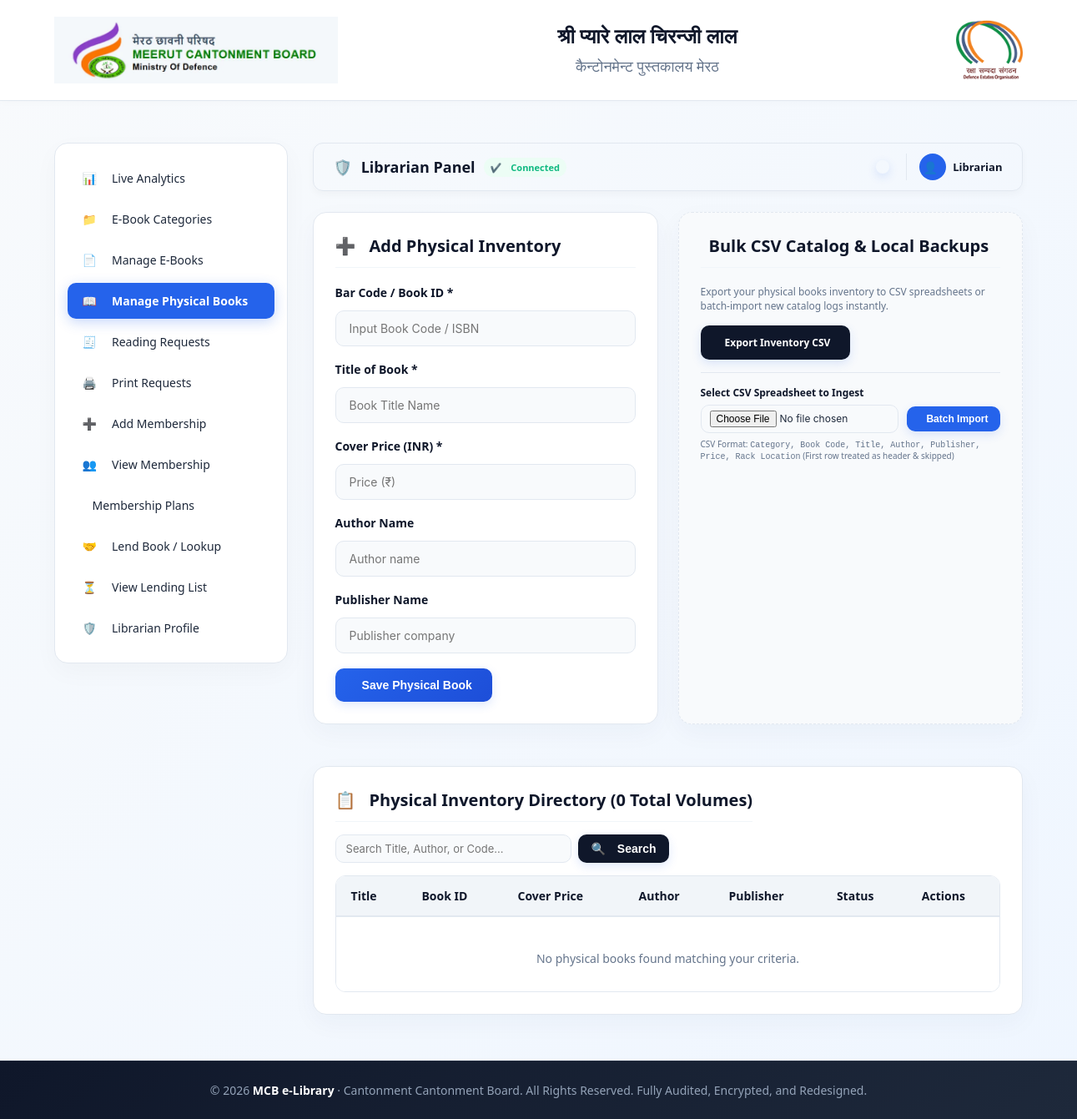
/index.php?action=admin&tab=physical (signed in), run on an earlier commit of the app's database.
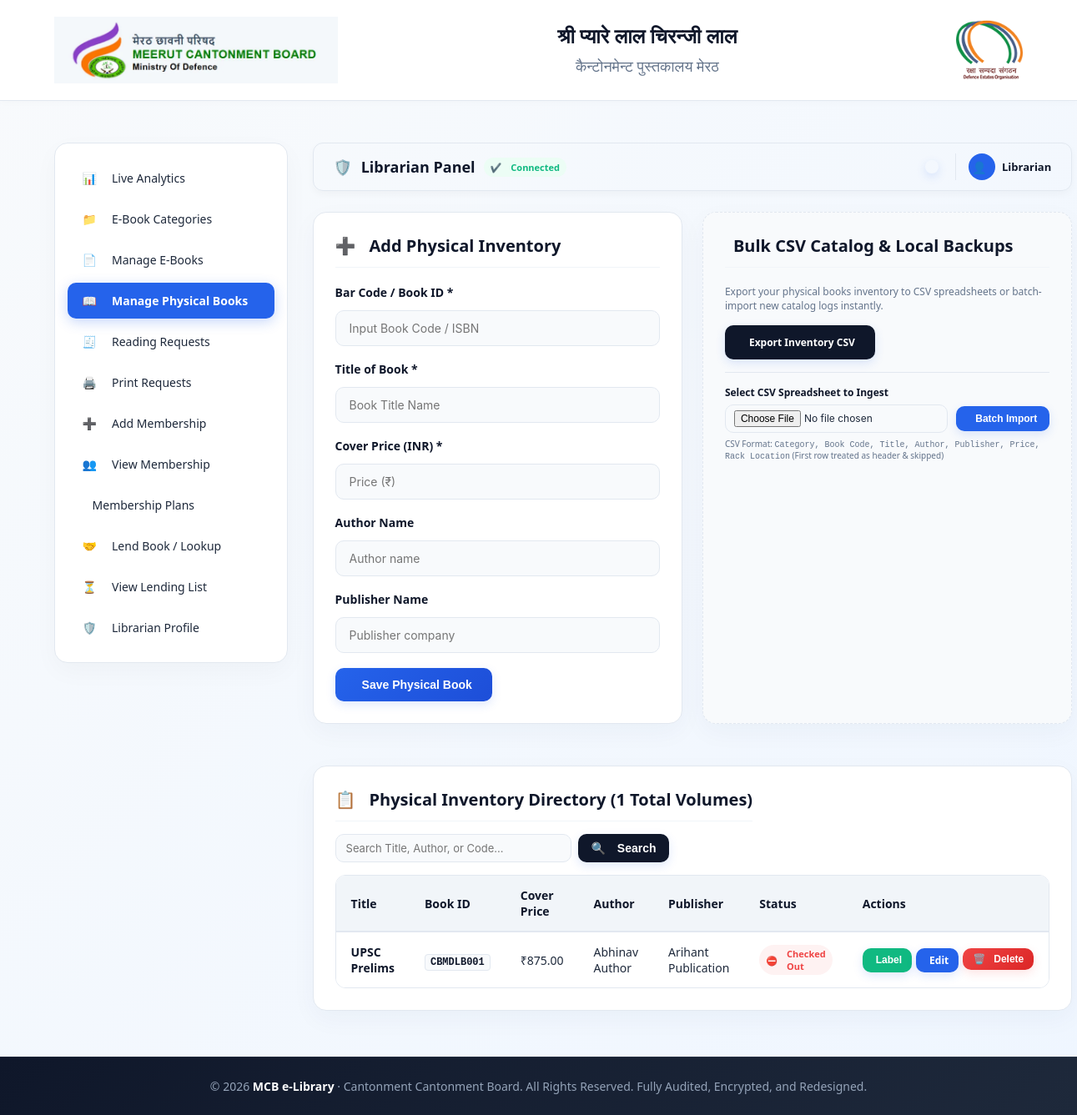
And on a later commit of the database.
### tables this page shows
CREATE TABLE `physical_books` (
  `id` int(11) NOT NULL,
  `title` varchar(255) NOT NULL,
  `book_code` varchar(100) NOT NULL,
  `price` decimal(10,2) NOT NULL,
  `author` varchar(150) DEFAULT NULL,
  `publisher` varchar(150) DEFAULT NULL,
  `created_at` timestamp NULL DEFAULT CURRENT_TIMESTAMP
);

### config.php (called while the page is built, shortened)
<?php
$db = (new App\Core\Database())->connection();
$resLending = $db->query("SHOW COLUMNS FROM lendings LIKE 'fine_status'");
if ($resLending && $resLending->num_rows == 0) {
    $db->query("ALTER TABLE lendings ADD COLUMN fine_amount DECIMAL(10,2) DEFAULT 0.00");
    $db->query("ALTER TABLE lendings ADD COLUMN fine_status ENUM('None', 'Outstanding', 'Paid', 'Waived') DEFAULT 'None'");
    $db->query("ALTER TABLE lendings ADD COLUMN fine_payment_id VARCHAR(150) NULL");
}
$resMember = $db->query("SHOW COLUMNS FROM members LIKE 'is_active'");
if ($resMember && $resMember->num_rows == 0) {
    $db->query("ALTER TABLE members ADD COLUMN is_active TINYINT(1) DEFAULT 1");
}
$db->query("CREATE TABLE IF NOT EXISTS membership_plans (
    id INT AUTO_INCREMENT PRIMARY KEY,
    name VARCHAR(100) NOT NULL UNIQUE,
    duration VARCHAR(50) NOT NULL,
    amount DECIMAL(10, 2) NOT NULL
)");
$resPlanCountQuery = $db->query("SELECT COUNT(*) c FROM membership_plans");
function e($v){ return htmlspecialchars((string)$v, ENT_QUOTES, 'UTF-8'); }
?>

### app/views/admin/physical.php (the view, shortened to what the changed rows need)
<?php
$editBook = null;
$p_search = trim($_GET['p_search'] ?? '');
$p_page = (int)($_GET['p_page'] ?? 1);
$p_limit = 10;
$where_clause = "";
$params = [];
$types = "";
if ($p_search !== '') {
    $count_stmt = $db->prepare("SELECT COUNT(*) c FROM physical_books p $where_clause");
    $count_stmt->bind_param($types, ...$params);
    $count_stmt->execute();
    $total_books = $count_stmt->get_result()->fetch_assoc()['c'];
    $count_stmt->close();
} else {
    $total_books = $db->query("SELECT COUNT(*) c FROM physical_books")->fetch_assoc()['c'];
}
$p_offset = ($p_page - 1) * $p_limit;
if ($p_search !== '') {
    $stmt = $db->prepare("SELECT p.*, EXISTS(SELECT 1 FROM lendings l WHERE l.physical_book_id = p.id AND l.returned_at IS NULL) busy FROM physical_books p $where_clause ORDER BY p.id DESC LIMIT ? OFFSET ?");
    $types_limit = $types . "ii";
    $bind_params = array_merge($params, [$p_limit, $p_offset]);
    $stmt->bind_param($types_limit, ...$bind_params);
} else {
    $stmt = $db->prepare("SELECT p.*, EXISTS(SELECT 1 FROM lendings l WHERE l.physical_book_id = p.id AND l.returned_at IS NULL) busy FROM physical_books p ORDER BY p.id DESC LIMIT ? OFFSET ?");
    $stmt->bind_param("ii", $p_limit, $p_offset);
}
$stmt->execute();
$physical_books_result = $stmt->get_result();
?>
<div class="grid">
    <?php if ($editBook): ?>
        <div class="card">
            <h3><i class="fa-solid fa-user-pen"></i> Edit Physical Inventory — <?= e($editBook['title']) ?></h3>
            <form method="post" action="?action=update_physical">
                <?= csrf_input() ?>
                <input type="hidden" name="id" value="<?= $editBook['id'] ?>">
                <label for="book_code"><i class="fa-solid fa-barcode"></i> Bar Code / Book ID *</label>
                <input id="book_code" name="book_code" value="<?= e($editBook['book_code']) ?>" placeholder="Input Book Code / ISBN" required>
                <label for="title">Title of Book *</label>
                <input id="title" name="title" value="<?= e($editBook['title']) ?>" placeholder="Book Title Name" required>
                <label for="price">Cover Price (INR) *</label>
                <input id="price" type="number" step=".01" name="price" value="<?= e($editBook['price']) ?>" placeholder="Price (₹)" required>
                <label for="author">Author Name</label>
                <input id="author" name="author" value="<?= e($editBook['author']) ?>" placeholder="Author name">
                <label for="publisher">Publisher Name</label>
                <input id="publisher" name="publisher" value="<?= e($editBook['publisher']) ?>" placeholder="Publisher company">
                <button><i class="fa-solid fa-circle-check"></i> Update Physical Book</button>
                <a href="?action=admin&tab=physical" class="btn" style="background:var(--navy-light); margin-left: 10px;"><i class="fa-solid fa-arrow-left"></i> Cancel Edit</a>
            </form>
        </div>
    <?php else: ?>
        <div class="card">
            <h3><i class="fa-solid fa-square-plus"></i> Add Physical Inventory</h3>
            <form method="post" action="?action=add_physical">
                <label for="book_code"><i class="fa-solid fa-barcode"></i> Bar Code / Book ID *</label>
                <input id="book_code" name="book_code" placeholder="Input Book Code / ISBN" required>
                <label for="title">Title of Book *</label>
                <input id="title" name="title" placeholder="Book Title Name" required>
                <label for="price">Cover Price (INR) *</label>
                <input id="price" type="number" step=".01" name="price" placeholder="Price (₹)" required>
                <label for="author">Author Name</label>
                <input id="author" name="author" placeholder="Author name">
                <label for="publisher">Publisher Name</label>
                <input id="publisher" name="publisher" placeholder="Publisher company">
                <button><i class="fa-solid fa-bookmark"></i> Save Physical Book</button>
            </form>
        </div>
        <div class="card" style="border: 1px dashed var(--border-color); background: var(--bg-slate);">
            <h3 style="margin-top:0; color:var(--navy-dark);"><i class="fa-solid fa-file-csv" style="color: #10b981;"></i> Bulk CSV Catalog & Local Backups</h3>
            <p style="font-size:12px; color:var(--text-muted); margin-bottom:15px;">Export your physical books inventory to CSV spreadsheets or batch-import new catalog logs instantly.</p>
            <div style="display:flex; gap:10px; margin-bottom:15px; flex-wrap:wrap;">
                <a href="?action=export_physical_csv" class="btn" style="background:var(--navy-dark); font-size:12px; display:inline-flex; align-items:center; gap:5px;"><i class="fa-solid fa-download"></i> Export Inventory CSV</a>
            </div>
            <form method="post" action="?action=import_books_csv" enctype="multipart/form-data" style="border-top:1px solid var(--border-color); padding-top:15px; margin:0;">
                <label for="import_csv_phys" style="font-size:12px; font-weight:700;">Select CSV Spreadsheet to Ingest</label>
                <div style="display:flex; gap:10px; align-items:center; margin-top:5px;">
                    <input type="file" id="import_csv_phys" name="csv_file" accept=".csv, .txt, text/csv, text/plain" required style="margin:0; font-size:12px; padding:6px 10px; flex:1;">
                    <button class="btn" type="submit" style="font-size:12px; padding:8px 15px; background:var(--primary);"><i class="fa-solid fa-file-import"></i> Batch Import</button>
                </div>
                <p style="font-size:10px; color:var(--text-muted); margin: 6px 0 0 0;"><i class="fa-solid fa-circle-info"></i> CSV Format: <code>Category, Book Code, Title, Author, Publisher, Price, Rack Location</code> (First row treated as header & skipped)</p>
            </form>
        </div>
    <?php endif; ?>
</div>
<div class="card" style="margin-top: 25px;">
    <div style="display:flex; justify-content:space-between; align-items:center; flex-wrap:wrap; gap:15px; margin-bottom:15px;">
        <h3 style="margin:0;"><i class="fa-solid fa-clipboard-list"></i> Physical Inventory Directory (<?= $total_books ?> Total Volumes)</h3>
        <form method="get" style="margin:0; display:flex; gap:8px; width:100%; max-width:400px;">
            <input type="text" name="p_search" value="<?= e($p_search) ?>" placeholder="Search Title, Author, or Code..." style="margin:0; font-size:13px; padding:8px 12px; flex:1;">
            <button class="btn" style="padding:8px 15px; margin:0; background:var(--navy-dark);"><i class="fa-solid fa-magnifying-glass"></i> Search</button>
        </form>
    </div>
    <div class="table-responsive">
        <table id="physicalTable">
            <thead>
                <tr>
                    <th>Title</th>
                    <th>Book ID</th>
                    <th>Cover Price</th>
                    <th>Author</th>
                    <th>Publisher</th>
                    <th>Status</th>
                    <th>Actions</th>
                </tr>
            </thead>
            <tbody>
                <?php if ($physical_books_result->num_rows === 0): ?>
                    <tr>
                        <td colspan="7" style="text-align:center; padding:30px; color:var(--text-muted);">
                            No physical books found matching your criteria.
                        </td>
                    </tr>
                <?php else: ?>
                    <?php while($r = $physical_books_result->fetch_assoc()): ?>
                        <?php
                        $statusBadge = $r['busy']
                            ? '<span class="badge badge-red" style="font-size:11px; padding:3px 8px;"><i class="fa-solid fa-circle-minus"></i> Checked Out</span>'
                            : '<span class="badge badge-green" style="font-size:11px; padding:3px 8px;"><i class="fa-solid fa-circle-check"></i> Available</span>';
                        ?>
                        <tr>
                            <td style="font-weight:600; color:var(--navy-dark);"><?= e($r['title']) ?></td>
                            <td><code style="background:var(--bg-slate); padding:2px 6px; border-radius:4px; font-weight:700; font-size:12px; color:var(--navy-dark); border:1px solid var(--border-color);"><?= e($r['book_code']) ?></code></td>
                            <td>₹<?= e(number_format($r['price'], 2)) ?></td>
                            <td><?= e($r['author'] ?: 'Unknown') ?></td>
                            <td><?= e($r['publisher'] ?: '—') ?></td>
                            <td><?= $statusBadge ?></td>
                            <td>
                                <div style="display:flex; gap:5px;">
                                    <button class="btn" style="background:#10b981; padding:6px 12px; font-size:12px; display:inline-flex; align-items:center; gap:4px;" onclick="printBarcodeLabel('<?= e(addslashes($r['title'])) ?>', '<?= e(addslashes($r['author'])) ?>', '<?= e($r['book_code']) ?>')"><i class="fa-solid fa-barcode"></i> Label</button>
                                    <a class="btn" style="background:var(--primary); padding:6px 12px; font-size:12px; display:inline-flex; align-items:center; gap:4px;" href="?action=admin&tab=physical&edit=<?= $r['id'] ?>"><i class="fa-solid fa-pen-to-square"></i> Edit</a>
                                    <form method="post" action="?action=delete_physical" class="delete-form" style="display:inline; margin:0;">
                                        <button class="danger btn btn-danger" type="submit" style="padding:6px 12px; font-size:12px; display:inline-flex; align-items:center; gap:4px;"><i class="fa-solid fa-trash-can"></i> Delete</button>
                                    </form>
                                </div>
                            </td>
                        </tr>
                    <?php endwhile; ?>
                <?php endif; ?>
            </tbody>
        </table>
    </div>
</div>

What changed in the data, as far as the page shows it:
added physical_books: title "UPSC Prelims", book_code "CBMDLB001", price "875.00", author "Abhinav Author", publisher "Arihant Publication"
Also different on the page:
$total_books: "0" → "1"
text no longer shown: "No physical books found matching your criteria."
